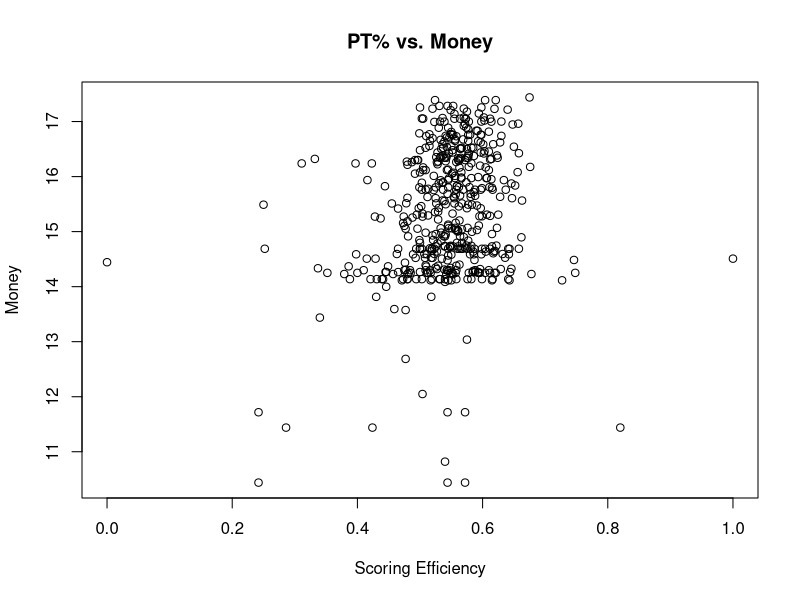
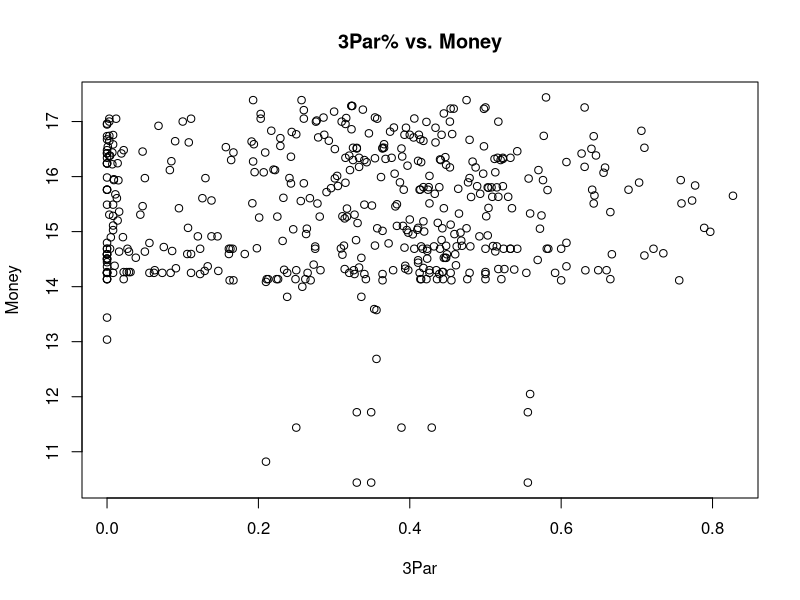
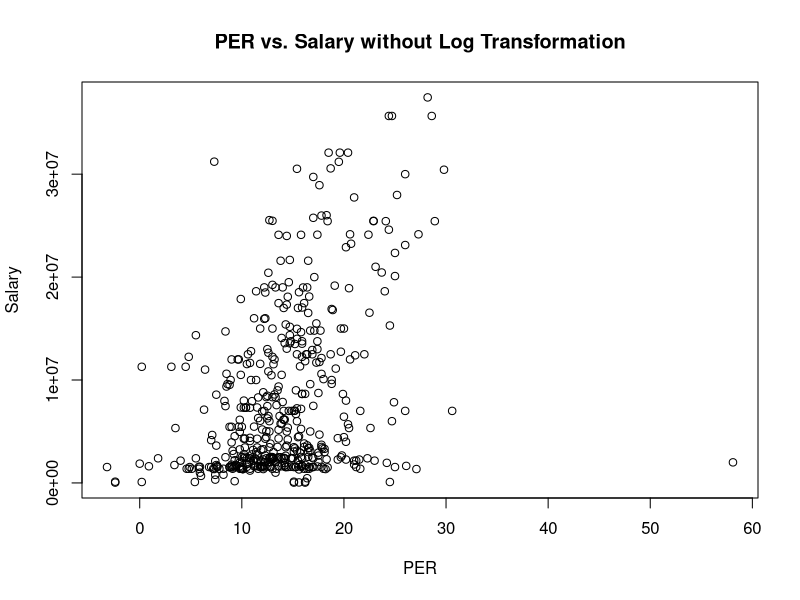
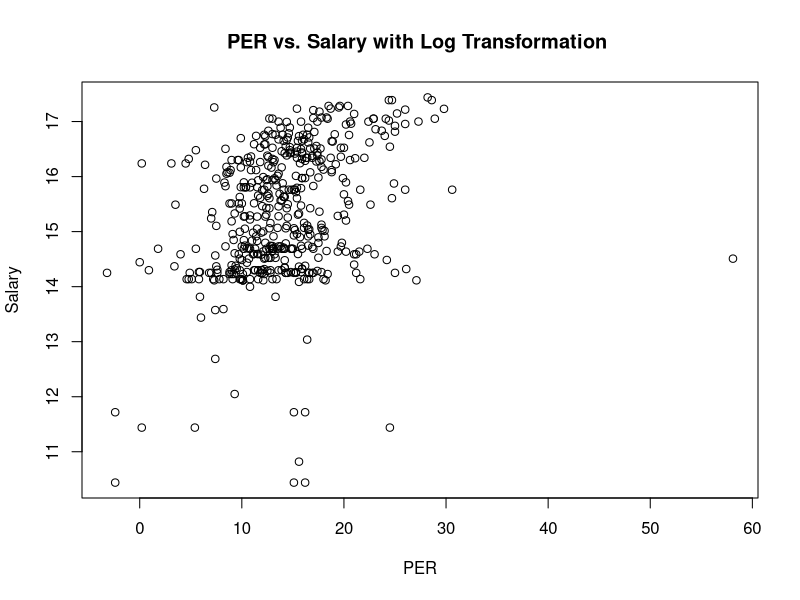
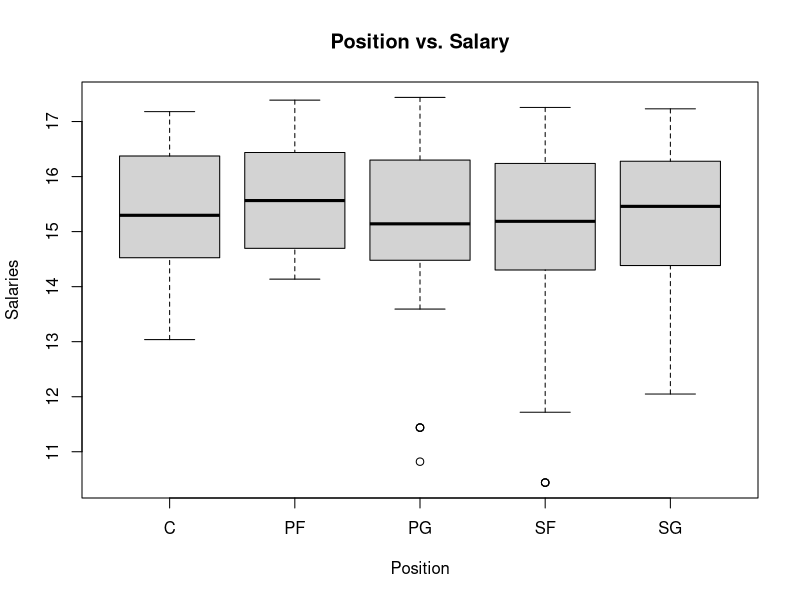
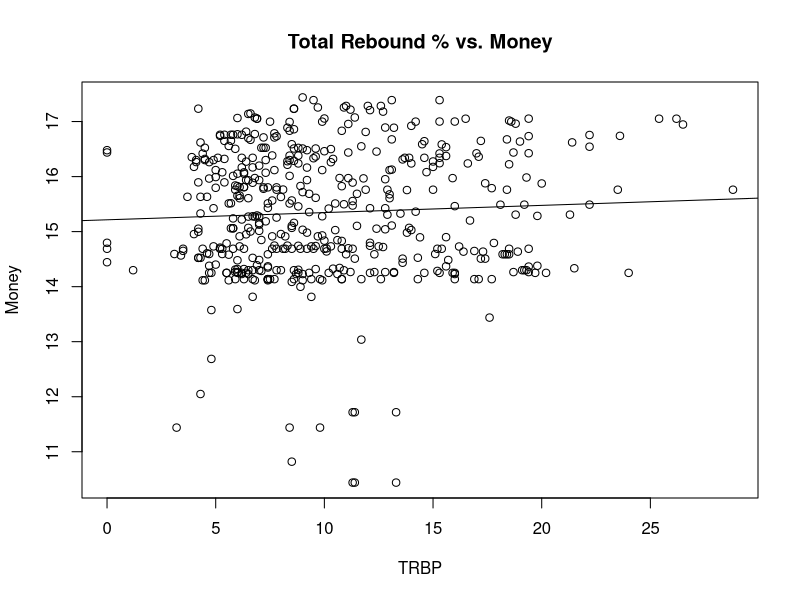
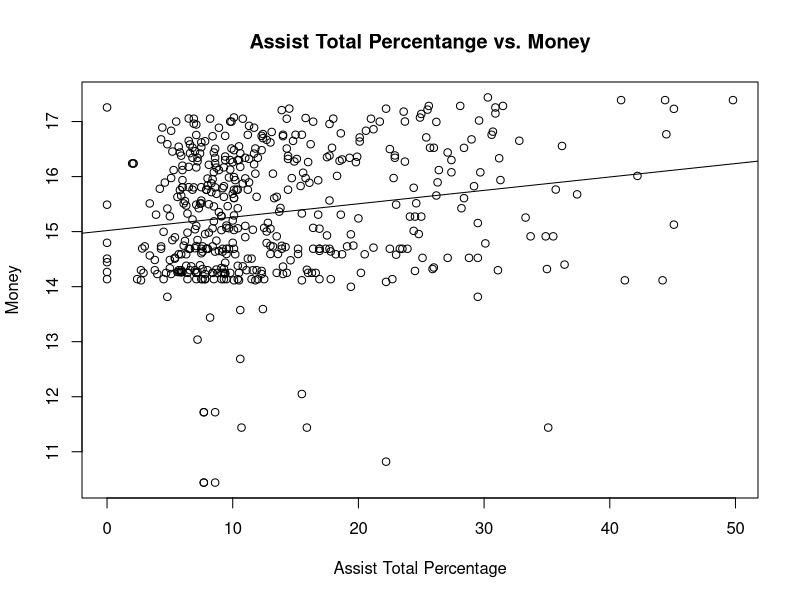
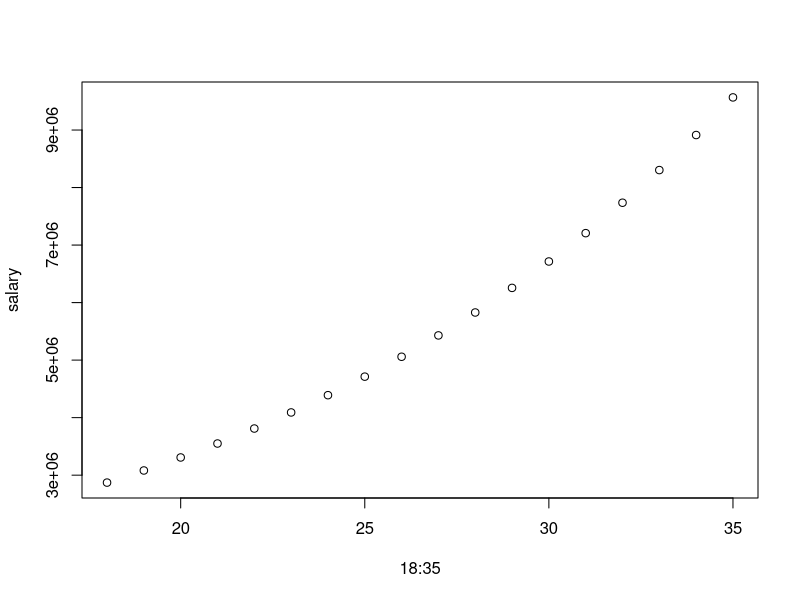

Source code (R) for these figures, in order:
## ---- chunk 1
setwd("/Volumes/Jeff's/R - Statistical Learning/Senior Project")
library(readr)
BR <- read_csv("Basketball-Reference.csv")
SA <- read_csv("Salary 2018-2022.csv")
MD <- merge(BR,SA, by="Player")
View(BR)
View(SA)
## ---- chunk 2
BR <- read_csv("Basketball-Reference.csv")
SA <- read_csv("Salary 2018-2022.csv")
MD <- merge(BR,SA, by="Player")
##ND <- na.omit(MD)
head(MD)
plot(MD$TSP, MD$SA1819.log,
     xlab = "Scoring Efficiency",
     ylab = "Money",
     main = "PT% vs. Money")
##View(plot)
## ---- chunk 3
BR <- read_csv("Basketball-Reference.csv")
SA <- read_csv("Salary 2018-2022.csv")
MD <- merge(BR,SA, by="Player")
##ND <- na.omit(MD)
head(MD)
plot(MD$`3PAr`, MD$SA1819.log,
     xlab = "3Par",
     ylab = "Money",
     main = "3Par% vs. Money")
##View(plot)
## ---- chunk 4
#Graph without log

BR <- read_csv("Basketball-Reference.csv")
SA <- read_csv("Salary 2018-2022.csv")
MD <- merge(BR,SA, by="Player")

head(MD)
plot(MD$`PER`, MD$SA1819,
     xlab = "PER",
     ylab = "Salary",
     main = "PER vs. Salary without Log Transformation")

## ---- chunk 5
#Graph with log

BR <- read_csv("Basketball-Reference.csv")
SA <- read_csv("Salary 2018-2022.csv")
MD <- merge(BR,SA, by="Player")

head(MD)
plot(MD$`PER`, MD$SA1819.log,
     xlab = "PER",
     ylab = "Salary",
     main = "PER vs. Salary with Log Transformation ")

## ---- chunk 6
#Supposed to be for position but don't know how to visualize correlation.. use box plots boxplot(y~x)
BR <- read_csv("Basketball-Reference.csv")
SA <- read_csv("Salary 2018-2022.csv")
MD <- merge(BR,SA, by="Player") 
##ND <- na.omit(MD)
head(MD)
boxplot(SA1819.log~Pos,data=MD, main="Position vs. Salary", 
   xlab="Position", ylab="Salaries")
##plot(MD$Pos, MD$SA1819.log,
     #xlab = "3Par",
    # ylab = "Money",
     #xlim = c(0,1),
   ##  ylim = c(0,),
    ##main = "PT% vs. Money" )
#reg=lm(SA1819.log~Pos, data=MD)
#abline(reg)
##View(plot)
## ---- chunk 7
##Rebound vs Money
SA <- read_csv("Salary 2018-2022.csv")
MD <- merge(BR,SA, by="Player")
##ND <- na.omit(MD)
head(MD)

plot(MD$TRBP, MD$SA1819.log,
     xlab = "TRBP",
     ylab = "Money",
     main = "Total Rebound % vs. Money")
reg=lm(SA1819.log~TRBP, data=MD)
abline(reg)
##View(plot)
## ---- chunk 8
BR <- read_csv("Basketball-Reference.csv")
SA <- read_csv("Salary 2018-2022.csv")
MD <- merge(BR,SA, by="Player")
##ND <- na.omit(MD)
head(MD)
plot(MD$ASTP, MD$SA1819.log,
     xlab = "Assist Total Percentage",
     ylab = "Money",
     main = "Assist Total Percentange vs. Money")
reg=lm(SA1819.log~ASTP, data=MD)
abline(reg)
##View(plot)
## ---- chunk 9
BR <- read_csv("Basketball-Reference.csv")
SA <- read_csv("Salary 2018-2022.csv")
MD <- merge(BR,SA, by="Player")
##ND <- na.omit(MD)
head(MD)
lm.fit = lm(SA1819.log~Age+MP+TSP+ASTP, data=MD)
summary(lm.fit)

## FOR GUARDS  
##View(plot)
## ---- chunk 10
BR <- read_csv("Basketball-Reference.csv")
SA <- read_csv("Salary 2018-2022.csv")
MD <- merge(BR,SA, by="Player")
##ND <- na.omit(MD)
head(MD)
lm.fit = lm(SA1819.log~Age+MP+FTr, data=MD)
summary(lm.fit)

##View(plot)
## ---- chunk 11
BR <- read_csv("Basketball-Reference.csv")
SA <- read_csv("Salary 2018-2022.csv")
MD <- merge(BR,SA, by="Player")
##ND <- na.omit(MD)
head(MD)
lm.fit = lm(SA1819.log~Age+MP+TRBP, data=MD)
summary(lm.fit)

##View(plot)
## ---- chunk 12
BR <- read_csv("Basketball-Reference.csv")
SA <- read_csv("Salary 2018-2022.csv")
MD <- merge(BR,SA, by="Player")
##ND <- na.omit(MD)
head(MD)
lm.fit = lm(SA1819.log~Age+MP+ASTP, data=MD)
summary(lm.fit)

##View(plot)
## ---- chunk 13
# one that are categorila as.factor or factor(Pos)
BR <- read_csv("Basketball-Reference.csv") 
SA <- read_csv("Salary 2018-2022.csv")
MD <- merge(BR,SA, by="Player")
##ND <- na.omit(MD)
head(MD)
fit = lm(SA1819.log~Age+MP+PER, data=MD)
summary(fit)

##View(plot)
## ---- chunk 14
# one that are categorila as.factor or factor(Pos)
BR <- read_csv("Basketball-Reference.csv") 
SA <- read_csv("Salary 2018-2022.csv")
MD <- merge(BR,SA, by="Player")
##Age+MP+TSP
y.sal = 7.08E-02 + 7.036-04
##View(plot)
## ---- chunk 15
# Let's build a for loop
# one that are categorila as.factor or factor(Pos)

salary = NULL
for(i in 18:35)
{
  y.hat=1.193e+01+ 7.081e-02*(i) + 7.036e-04*(1263.856) + 1.144e+00*(0.610)+5.797e-03*(13.52326)
  salary=c(salary, exp(y.hat))
}
plot(18:35, salary)


##View(plot)
## ---- chunk 16
BR <- read_csv("Basketball-Reference.csv") 
SA <- read_csv("Salary 2018-2022.csv")
MD <- merge(BR,SA, by="Player")
##ND <- na.omit(MD)
head(MD)
lm.fit = lm(SA1819.log~Age+G+MP+PER+TSP+TRBP+ASTP+STLP+BLKP+TOVP, data=MD)
summary(lm.fit)

## FOR GUARDS  
##View(plot)
## ---- chunk 17

#Loop everything from above

salary = NULL
for(i in 18:35)
{
  y.hat= 1.193e+01+ 7.081e-02*(i) + 7.036e-04*(1263.856) + 1.144e+00*(0.610)+5.797e-03*(13.52326)
  salary=c(salary, exp(y.hat))
}
plot(18:35, salary)


## ---- chunk 18
# Let's build a for loop
# one that are categorila as.factor or factor(Pos)

salary = NULL
for(i in 18:35)
{
  y.hat=1.193e+01+ 7.081e-02*(i) + 7.036e-04*(1263.856) + 1.144e+00*(0.610)+5.797e-03*(13.52326)
  salary=c(salary, exp(y.hat))
}
plot(18:35, salary)


##View(plot)
## ---- chunk 19
#correlation calculations

cor(MD$SA1819.log, MD$TSP, use = "complete.obs")
cor(MD$SA1819.log, MD$MP, use = "complete.obs")
cor(MD$SA1819.log, MD$G, use = "complete.obs")
cor(MD$SA1819.log, MD$Age, use = "complete.obs")
cor(MD$SA1819.log, MD$PER, use = "complete.obs")
cor(MD$SA1819.log, MD$ASTP, use = "complete.obs")
cor(MD$SA1819.log, MD$OBPM, use = "complete.obs")
cor(MD$SA1819.log, MD$PER, use = "complete.obs")
cor(MD$SA1819.log, MD$FTr, use = "complete.obs")
cor(MD$SA1819.log, MD$FTr, use = "complete.obs")
cor(MD$SA1819.log, MD$OWS, use = "complete.obs")

